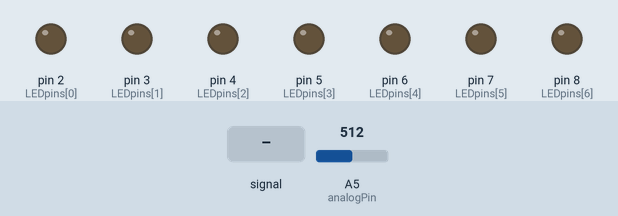
Recording of a sketch running on a simulated Arduino Leonardo, built with avr-gcc and run on an emulated ATmega32U4. Parts: output pins drawn as LEDs (lit = HIGH). Dashed ring = blinking. The inputs (shaded band) are chosen by the test bench; at power-on: A5 (analogPin) = 512. Pins used as bus, display or sensor lines are not drawn; what the sketch prints to the serial monitor is not drawn.

Above: at 1.2 s.
1.3 s: A5 (analogPin) fed a 200 Hz sine of ±255 counts around its level
At 1.45 s:
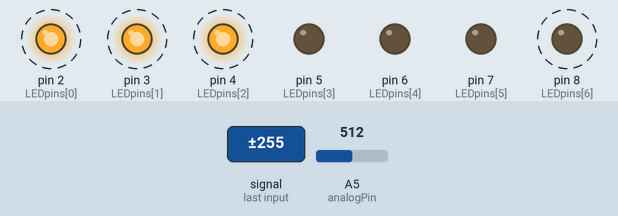
4.3 s: A5 (analogPin) set to 900
At 5.6 s:
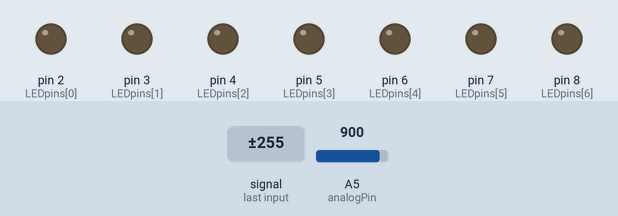
7.3 s: A5 (analogPin) set to 986
10.3 s: A5 (analogPin) set to 1009
Timing chart, 0 to 12.8 s (numbered marks = the images above; inputs shaded):
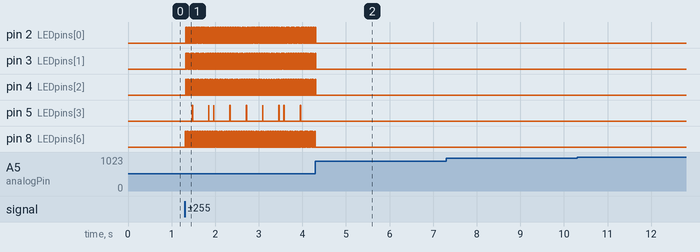

The sketch:

MSGEQ7_MUSIC.ino
```cpp
/*------------------------------------------------------------
Created by: Leonardo Merza
v1.6
------------------------------------------------------------*/

/*------------------------------------------------------------
Variables
------------------------------------------------------------*/
int analogPin = A5; // pin for msgeq7 input
int strobePin = 13; // msgeq7 strobe pin for cycling through channels
int resetPin = 12; // reset pin of the msgeq7
int spectrumValue[7]; // array to store the 7 values of the 7 channels
int LEDpins[7] = {2,3,4,5,6,7,8};
int resetDelay = 1; // delay of resetting MSGEQ7
int breakPoint = 500; // lower cut off point of output number
int strobeDelay_USec = 15; // delay to settle input recording in microseconds
int counter = 0; // counter of averaging breakPoint
int sumValues = 0; // current sum of values
int numberOfChannels = 7; // number of channels in msgeq7
float sumValueChange = 1.5; // multiply average value by this
int minValue = 80; // minimum value that triggers lights

/*------------------------------------------------------------
Setup Method.  Initializes all pins
------------------------------------------------------------*/
void setup() {
 // open usb serial port
 Serial.begin(9600);
 // turn on pins for msgeq7
 pinMode(analogPin, INPUT);
 pinMode(strobePin, OUTPUT);
 pinMode(resetPin, OUTPUT);

 // turn on each LED pin on arduino
 for (int i=0; i<numberOfChannels; i++) {
   pinMode(LEDpins[i], OUTPUT);
 } // for loop to initialize all leds

 // reset msgeq7
 digitalWrite(resetPin, LOW);
 digitalWrite(strobePin, HIGH);
} // void setup()

/*------------------------------------------------------------
Loop method. Resets msgeq7 and captures value of the
7 channels on the msgeq7.
------------------------------------------------------------*/
void loop(){
 digitalWrite(resetPin, HIGH);
 delay(resetDelay);
 digitalWrite(resetPin, LOW);

 for (int i = 0; i < numberOfChannels; i++) {
   // start reading channel by changing strobe to low
   digitalWrite(strobePin, LOW);
   // allows input to settle to get accurate reading
   delayMicroseconds(strobeDelay_USec);
   // read value of current pin from msgeq7
   spectrumValue[i] = analogRead(analogPin);
   // print out value to serial monitor
   Serial.print(spectrumValue[i]);
   Serial.print(" ");

   if(i < (numberOfChannels-1)) {
     // add  to average them
     sumValues += spectrumValue[i];
   } // if counter less than one less of  the number of channels
   else {
     // take average of values and reset counter/sum values
     breakPoint = (sumValues / numberOfChannels) * sumValueChange;
     Serial.print("Break Point: ");
     Serial.println(breakPoint);
     sumValues = 0;
   } // else set average of break point and reset value

   // if value is higher then break point the turn LED on else turn off
   if(spectrumValue[i] > breakPoint && minValue < breakPoint) {
     digitalWrite(LEDpins[i], HIGH);
   } // if readIn is higher than breakPoint then turn on LED
   else {
     digitalWrite(LEDpins[i], LOW);
   } // else turn off LED

   // strobe pin high the low to go to next channel on msgeq7
   digitalWrite(strobePin, HIGH);
 } // for each input LED do this

} // void loop()
```

Measured:
- after the input at 1.3 s, pin 2 (LEDpins[0]), pin 3 (LEDpins[1]), pin 4 (LEDpins[2]), pin 8 (LEDpins[6]): alternates HIGH for 0.01 s and LOW for 0.02 s, starting at once
- after the input at 4.3 s, pin 2 (LEDpins[0]), pin 3 (LEDpins[1]), pin 4 (LEDpins[2]): goes on until 4.3 s, then stays LOW; pin 5 (LEDpins[3]), pin 8 (LEDpins[6]): stops changing and stays LOW
